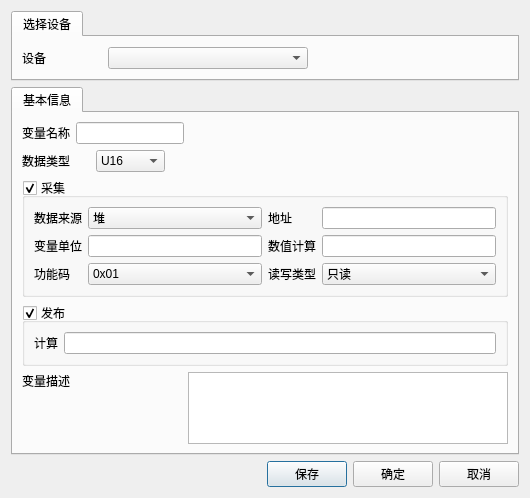
<?xml version="1.0" encoding="UTF-8"?>
<ui version="4.0">
 <class>BmsEditDialog</class>
 <widget class="QDialog" name="BmsEditDialog">
  <property name="geometry">
   <rect>
    <x>0</x>
    <y>0</y>
    <width>530</width>
    <height>467</height>
   </rect>
  </property>
  <property name="windowTitle">
   <string>Dialog</string>
  </property>
  <layout class="QGridLayout" name="gridLayout_2">
   <item row="0" column="0">
    <widget class="QTabWidget" name="tabWidget_2">
     <property name="currentIndex">
      <number>0</number>
     </property>
     <widget class="QWidget" name="tab">
      <attribute name="title">
       <string>选择设备</string>
      </attribute>
      <layout class="QGridLayout" name="gridLayout">
       <item row="0" column="1">
        <widget class="QComboBox" name="cboDev">
         <property name="sizePolicy">
          <sizepolicy hsizetype="Expanding" vsizetype="Fixed">
           <horstretch>0</horstretch>
           <verstretch>0</verstretch>
          </sizepolicy>
         </property>
        </widget>
       </item>
       <item row="0" column="2">
        <spacer name="horizontalSpacer">
         <property name="orientation">
          <enum>Qt::Horizontal</enum>
         </property>
         <property name="sizeHint" stdset="0">
          <size>
           <width>40</width>
           <height>20</height>
          </size>
         </property>
        </spacer>
       </item>
       <item row="0" column="0">
        <widget class="QLabel" name="label">
         <property name="sizePolicy">
          <sizepolicy hsizetype="Preferred" vsizetype="Preferred">
           <horstretch>0</horstretch>
           <verstretch>0</verstretch>
          </sizepolicy>
         </property>
         <property name="minimumSize">
          <size>
           <width>80</width>
           <height>0</height>
          </size>
         </property>
         <property name="text">
          <string>设备</string>
         </property>
        </widget>
       </item>
      </layout>
     </widget>
    </widget>
   </item>
   <item row="2" column="0">
    <layout class="QHBoxLayout" name="horizontalLayout">
     <item>
      <spacer name="horizontalSpacer_2">
       <property name="orientation">
        <enum>Qt::Horizontal</enum>
       </property>
       <property name="sizeHint" stdset="0">
        <size>
         <width>40</width>
         <height>20</height>
        </size>
       </property>
      </spacer>
     </item>
     <item>
      <widget class="QPushButton" name="btnSave">
       <property name="text">
        <string>保存</string>
       </property>
      </widget>
     </item>
     <item>
      <widget class="QPushButton" name="btnOk">
       <property name="text">
        <string>确定</string>
       </property>
      </widget>
     </item>
     <item>
      <widget class="QPushButton" name="btnCancel">
       <property name="text">
        <string>取消</string>
       </property>
      </widget>
     </item>
    </layout>
   </item>
   <item row="1" column="0">
    <widget class="QTabWidget" name="tabWidget">
     <property name="currentIndex">
      <number>0</number>
     </property>
     <widget class="QWidget" name="tabBasicInfo_3">
      <attribute name="title">
       <string>基本信息</string>
      </attribute>
      <layout class="QGridLayout" name="gridLayout_4">
       <item row="6" column="5">
        <spacer name="verticalSpacer_9">
         <property name="orientation">
          <enum>Qt::Vertical</enum>
         </property>
         <property name="sizeHint" stdset="0">
          <size>
           <width>20</width>
           <height>40</height>
          </size>
         </property>
        </spacer>
       </item>
       <item row="3" column="0" colspan="6">
        <widget class="QGroupBox" name="isCollect">
         <property name="title">
          <string>采集</string>
         </property>
         <property name="checkable">
          <bool>true</bool>
         </property>
         <layout class="QGridLayout" name="gridLayout_3">
          <item row="0" column="0">
           <widget class="QLabel" name="label_2">
            <property name="text">
             <string>数据来源</string>
            </property>
           </widget>
          </item>
          <item row="0" column="1">
           <widget class="QComboBox" name="dataSource">
            <item>
             <property name="text">
              <string>堆</string>
             </property>
            </item>
            <item>
             <property name="text">
              <string>组</string>
             </property>
            </item>
            <item>
             <property name="text">
              <string>单体</string>
             </property>
            </item>
           </widget>
          </item>
          <item row="1" column="0">
           <widget class="QLabel" name="label_33">
            <property name="text">
             <string>变量单位</string>
            </property>
           </widget>
          </item>
          <item row="1" column="1">
           <widget class="QLineEdit" name="editTagUnit"/>
          </item>
          <item row="2" column="0">
           <widget class="QLabel" name="label_36">
            <property name="text">
             <string>功能码</string>
            </property>
           </widget>
          </item>
          <item row="2" column="1">
           <widget class="QComboBox" name="FunctionCodes">
            <item>
             <property name="text">
              <string>0x01</string>
             </property>
            </item>
            <item>
             <property name="text">
              <string>0x02</string>
             </property>
            </item>
            <item>
             <property name="text">
              <string>0x03</string>
             </property>
            </item>
            <item>
             <property name="text">
              <string>0x04</string>
             </property>
            </item>
            <item>
             <property name="text">
              <string>0x05</string>
             </property>
            </item>
            <item>
             <property name="text">
              <string>0x06</string>
             </property>
            </item>
            <item>
             <property name="text">
              <string>0x07</string>
             </property>
            </item>
            <item>
             <property name="text">
              <string>0x08</string>
             </property>
            </item>
            <item>
             <property name="text">
              <string>0x09</string>
             </property>
            </item>
           </widget>
          </item>
          <item row="0" column="2">
           <widget class="QLabel" name="label_31">
            <property name="text">
             <string>地址</string>
            </property>
           </widget>
          </item>
          <item row="0" column="3">
           <widget class="QLineEdit" name="editAddrOffset"/>
          </item>
          <item row="1" column="2">
           <widget class="QLabel" name="label_30">
            <property name="text">
             <string>数值计算</string>
            </property>
           </widget>
          </item>
          <item row="1" column="3">
           <widget class="QLineEdit" name="rate"/>
          </item>
          <item row="2" column="2">
           <widget class="QLabel" name="label_34">
            <property name="text">
             <string>读写类型</string>
            </property>
           </widget>
          </item>
          <item row="2" column="3">
           <widget class="QComboBox" name="cboReadWriteType">
            <item>
             <property name="text">
              <string>只读</string>
             </property>
            </item>
            <item>
             <property name="text">
              <string>可写</string>
             </property>
            </item>
           </widget>
          </item>
         </layout>
        </widget>
       </item>
       <item row="0" column="0">
        <widget class="QLabel" name="label_35">
         <property name="text">
          <string>变量名称</string>
         </property>
        </widget>
       </item>
       <item row="0" column="1" colspan="3">
        <widget class="QLineEdit" name="editTagName"/>
       </item>
       <item row="0" column="4">
        <spacer name="horizontalSpacer_3">
         <property name="orientation">
          <enum>Qt::Horizontal</enum>
         </property>
         <property name="sizeHint" stdset="0">
          <size>
           <width>266</width>
           <height>20</height>
          </size>
         </property>
        </spacer>
       </item>
       <item row="2" column="0" colspan="2">
        <widget class="QLabel" name="label_29">
         <property name="text">
          <string>数据类型</string>
         </property>
        </widget>
       </item>
       <item row="5" column="0" colspan="6">
        <layout class="QGridLayout" name="gridLayout_5">
         <item row="0" column="1" colspan="2">
          <widget class="QPlainTextEdit" name="editTagDesc"/>
         </item>
         <item row="0" column="0">
          <layout class="QVBoxLayout" name="verticalLayout_10">
           <item>
            <widget class="QLabel" name="label_37">
             <property name="text">
              <string>变量描述</string>
             </property>
            </widget>
           </item>
           <item>
            <spacer name="verticalSpacer_8">
             <property name="orientation">
              <enum>Qt::Vertical</enum>
             </property>
             <property name="sizeHint" stdset="0">
              <size>
               <width>20</width>
               <height>40</height>
              </size>
             </property>
            </spacer>
           </item>
          </layout>
         </item>
        </layout>
       </item>
       <item row="4" column="0" colspan="6">
        <widget class="QGroupBox" name="isUpload">
         <property name="title">
          <string>发布</string>
         </property>
         <property name="checkable">
          <bool>true</bool>
         </property>
         <layout class="QGridLayout" name="gridLayout_6">
          <item row="1" column="0">
           <widget class="QLabel" name="label_3">
            <property name="text">
             <string>计算</string>
            </property>
           </widget>
          </item>
          <item row="1" column="1">
           <widget class="QLineEdit" name="formula"/>
          </item>
         </layout>
        </widget>
       </item>
       <item row="2" column="2">
        <widget class="QComboBox" name="cboDataType">
         <item>
          <property name="text">
           <string>U16</string>
          </property>
         </item>
         <item>
          <property name="text">
           <string>S16</string>
          </property>
         </item>
         <item>
          <property name="text">
           <string>U32</string>
          </property>
         </item>
         <item>
          <property name="text">
           <string>S32</string>
          </property>
         </item>
         <item>
          <property name="text">
           <string>U64</string>
          </property>
         </item>
         <item>
          <property name="text">
           <string>S64</string>
          </property>
         </item>
         <item>
          <property name="text">
           <string>FLT</string>
          </property>
         </item>
         <item>
          <property name="text">
           <string>DBL</string>
          </property>
         </item>
         <item>
          <property name="text">
           <string>VBYTE</string>
          </property>
         </item>
        </widget>
       </item>
      </layout>
     </widget>
    </widget>
   </item>
  </layout>
 </widget>
 <resources/>
 <connections/>
</ui>
